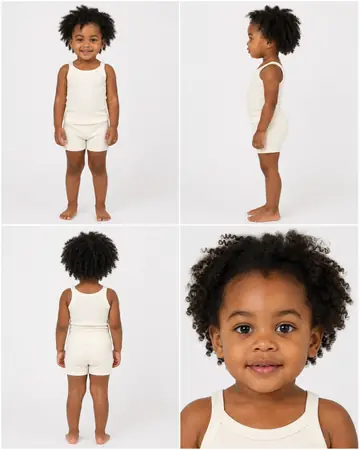
#> input picture assets/apparel-model-presets/01_toddler/female/toddler-female-african-002-069fa8f6-efa7.thumb.webp, 360 x 450 px
$ python -i local_chroma.py   (imports and definitions only)
#> lines starting #> are read from the running program, lines starting #| are printed output that depends on the picture; after the words box and inside, x2 and y2 are one past the last pixel; in counts of white or black regions, pixels touching at a corner belong together
### apps/worker/app/background_removal/types.py
from __future__ import annotations

from dataclasses import dataclass, field
from typing import Any, Protocol, cast

from PIL import Image as PILImage


class IntPixelAccess(Protocol):
    def __getitem__(self, xy: tuple[int, int], /) -> int: ...


class RgbPixelAccess(Protocol):
    def __getitem__(self, xy: tuple[int, int], /) -> tuple[int, int, int]: ...


def int_pixel_access(image: PILImage.Image) -> IntPixelAccess:
    return cast(IntPixelAccess, image.load())


def rgb_pixel_access(image: PILImage.Image) -> RgbPixelAccess:
    return cast(RgbPixelAccess, image.load())


@dataclass
class BackgroundRemovalResult:
    rgba: PILImage.Image
    alpha_mask: PILImage.Image
    provider: str
    confidence: float | None = None
    meta: dict[str, Any] = field(default_factory=dict)

    # [6 lines left out: function close, not called in this run]


class BackgroundRemovalProvider(Protocol):
    name: str

    async def remove_background(
        self,
        image: PILImage.Image,
        *,
        prompt: str | None = None,
    ) -> BackgroundRemovalResult | None:
        ...


@dataclass
class TransparentQcReport:
    passed: bool
    score: float
    failure_reasons: list[str]
    warnings: list[str]
    foreground_bbox: tuple[int, int, int, int] | None
    alpha_coverage: float
    border_alpha_max: int
    largest_component_ratio: float | None

    # [15 lines left out: function to_dict, not called in this run]


@dataclass
class TransparentPipelineOutput:
    rgba_png: bytes
    alpha_mask_png: bytes
    width: int
    height: int
    provider: str
    qc: TransparentQcReport


class TransparentPipelineFailure(Exception):
    # [4 lines left out: function __init__, not called in this run]

### apps/worker/app/background_removal/local_chroma.py
from __future__ import annotations

import asyncio
import statistics
from typing import cast

from PIL import Image as PILImage
from PIL import ImageChops
from PIL import ImageDraw
from PIL import ImageFilter

from .types import BackgroundRemovalResult, rgb_pixel_access


def _edge_pixels(rgb: PILImage.Image) -> list[tuple[int, int, int]]:
    sample = rgb.copy()
    try:
        sample.thumbnail((512, 512))
        width, height = sample.size
        if width < 2 or height < 2:
            return []
        pixels = rgb_pixel_access(sample)
        top_and_bottom = [
            pixel
            for x in range(width)
            for pixel in (pixels[x, 0], pixels[x, height - 1])
        ]
        sides = [
            pixel
            for y in range(1, height - 1)
            for pixel in (pixels[0, y], pixels[width - 1, y])
        ]
        return [*top_and_bottom, *sides]
    finally:
        sample.close()


def _background_color(
    edge_pixels: list[tuple[int, int, int]],
) -> tuple[int, int, int] | None:
    if not edge_pixels:
        return None
    channels = tuple(zip(*edge_pixels, strict=True))
    if max(statistics.pstdev(channel) for channel in channels) > 18:
        return None
    background = tuple(int(statistics.median(channel)) for channel in channels)
    close_count = sum(
        1
        for pixel in edge_pixels
        if max(abs(pixel[index] - background[index]) for index in range(3)) <= 24
    )
    if close_count / len(edge_pixels) < 0.86:
        return None
    return background


def _max_color_difference(
    rgb: PILImage.Image,
    background: tuple[int, int, int],
) -> PILImage.Image:
    bg_image = PILImage.new("RGB", rgb.size, background)
    diff = ImageChops.difference(rgb, bg_image)
    bg_image.close()
    channels = diff.split()
    max_diff = ImageChops.lighter(
        ImageChops.lighter(channels[0], channels[1]),
        channels[2],
    )
    diff.close()
    for channel in channels:
        channel.close()
    return max_diff


def _connected_background_mask(bg_like: PILImage.Image) -> PILImage.Image | None:
    fill_value = 128
    width, height = bg_like.size
    for x in range(width):
        if bg_like.getpixel((x, 0)) == 255:
            ImageDraw.floodfill(bg_like, (x, 0), fill_value)
        if bg_like.getpixel((x, height - 1)) == 255:
            ImageDraw.floodfill(bg_like, (x, height - 1), fill_value)
    for y in range(height):
        if bg_like.getpixel((0, y)) == 255:
            ImageDraw.floodfill(bg_like, (0, y), fill_value)
        if bg_like.getpixel((width - 1, y)) == 255:
            ImageDraw.floodfill(bg_like, (width - 1, y), fill_value)
    connected = bg_like.point(lambda value: 255 if value == fill_value else 0)
    if connected.getbbox() is None:
        connected.close()
        return None
    return connected


def recover_solid_background_transparency(
    orig: PILImage.Image,
) -> PILImage.Image | None:
    with orig.convert("RGB") as rgb:
        edge_pixels = _edge_pixels(rgb)
        background = _background_color(edge_pixels)
        if background is None:
            return None

        max_diff = _max_color_difference(rgb, background)
        soft_alpha = max_diff.point(
            lambda value: (
                0
                if value <= 10
                else 255
                if value >= 48
                else int(round((value - 10) * 255 / 38))
            )
        )
        bg_like = max_diff.point(lambda value: 255 if value <= 48 else 0)
        max_diff.close()

        connected_bg = _connected_background_mask(bg_like)
        bg_like.close()
        if connected_bg is None:
            soft_alpha.close()
            return None

        alpha = PILImage.new("L", rgb.size, 255)
        matte_mask = connected_bg.filter(ImageFilter.MaxFilter(5))
        connected_bg.close()
        alpha.paste(soft_alpha, mask=matte_mask)
        matte_mask.close()
        soft_alpha.close()
        alpha_min, _alpha_max = cast(tuple[int, int], alpha.getextrema())
        if alpha_min >= 255:
            alpha.close()
            return None

        rgba = rgb.convert("RGBA")
        rgba.putalpha(alpha)
        alpha.close()
        return rgba


class LocalChromaProvider:
    name = "local_chroma"

    async def remove_background(
        self,
        image: PILImage.Image,
        *,
        prompt: str | None = None,
    ) -> BackgroundRemovalResult | None:
        _ = prompt
        rgba = await asyncio.to_thread(recover_solid_background_transparency, image)
        if rgba is None:
            return None
        alpha_mask = rgba.getchannel("A")
        return BackgroundRemovalResult(
            rgba=rgba,
            alpha_mask=alpha_mask,
            provider=self.name,
        )

>>> from PIL import Image
>>> picture = Image.open('../../../../assets/apparel-model-presets/01_toddler/female/toddler-female-african-002-069fa8f6-efa7.thumb.webp')
#> picture is the input picture: PIL image 360x450 RGB; mean R, G, B 206, 193.4, 186.7
>>> result = recover_solid_background_transparency(picture)
#> in _edge_pixels, `top_and_bottom = [ pixel for x in range(width) for pixel in (pixels[x,..`: top_and_bottom = 720 items, first 6: (255, 255, 255), (255, 255, 255), (254, 254, 254), (254, 254, 254), (248, 248, 248), (255, 255, 255)
#> in _edge_pixels, `sides = [ pixel for y in range(1, height - 1) for pixel in (pixels[0, ..`: sides = 896 items, first 6: (254, 254, 254), (255, 255, 255), (248, 248, 248), (253, 253, 253), (245, 245, 245), (252, 251, 252)
#> in recover_solid_background_transparency, `edge_pixels = _edge_pixels(rgb)`: edge_pixels = 1616 items, first 6: (255, 255, 255), (255, 255, 255), (254, 254, 254), (254, 254, 254), (248, 248, 248), (255, 255, 255)
#> in _background_color, `background = tuple(int(statistics.median(channel)) for channel in chan..`: background = (254, 253, 254)
#> in _background_color, `close_count = sum( 1 for pixel in edge_pixels if max(abs(pixel[index] ..`: close_count = 1613
#> in recover_solid_background_transparency, `background = _background_color(edge_pixels)`: background = (254, 253, 254)
#> in _max_color_difference, `diff = ImageChops.difference(rgb, bg_image)`:
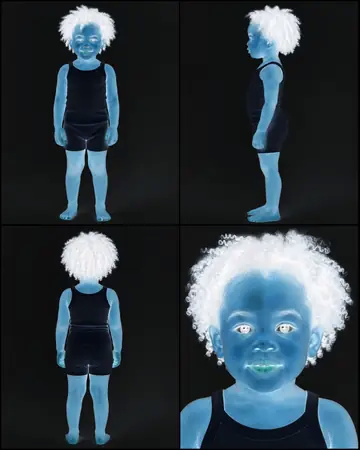
#> diff: PIL image 360x450 RGB; mean R, G, B 48.1, 59.6, 67.3
#> in _max_color_difference, `max_diff = ImageChops.lighter( ImageChops.lighter(channels[0], channel..`:
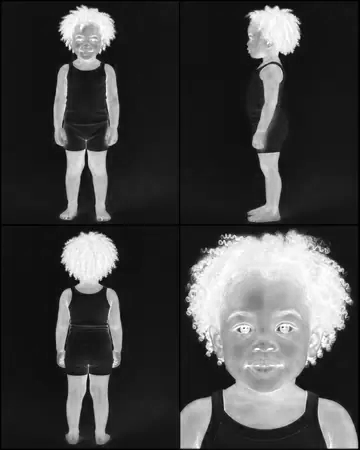
#> max_diff: PIL image 360x450 L; min 1, max 254, mean 67.4
#> the loop in _max_color_difference, `for channel in channels:` made 3 passes
#> in recover_solid_background_transparency, `soft_alpha = max_diff.point( lambda value: ( 0 if value <= 10 else 255..`:
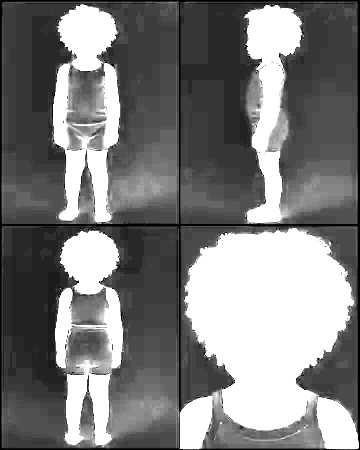
#> soft_alpha: PIL image 360x450 L; min 0, max 255, mean 125.6
#> in recover_solid_background_transparency, `bg_like = max_diff.point(lambda value: 255 if value <= 48 else 0)`:
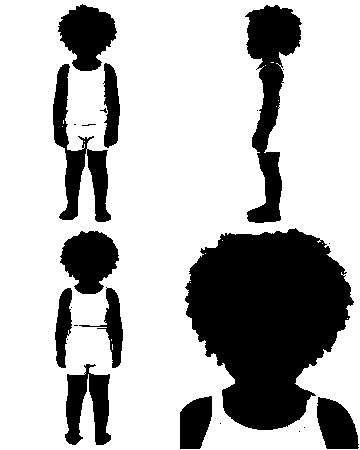
#> bg_like: PIL image 360x450 L; 72.2% white; 23 black regions (12 under 20 px), largest, box (x1, y1, x2, y2) and area: (185, 228, 354, 430) 23061, (245, 5, 302, 223) 5500, (53, 64, 111, 222) 3217
#> after the loop in _connected_background_mask, `for x in range(width):`:
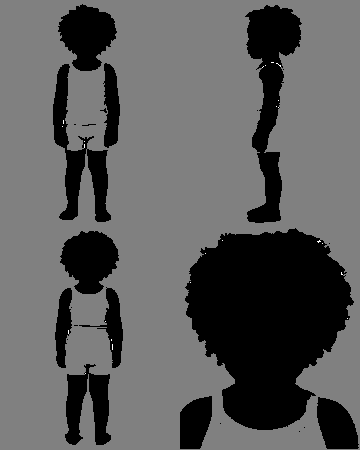
#> bg_like: PIL image 360x450 L; min 0, max 255, mean 92.4
#> in _connected_background_mask, `connected = bg_like.point(lambda value: 255 if value == fill_value els..`: connected: PIL image 360x450 L; 72.2% white; 23 black regions (12 under 20 px), largest, box (x1, y1, x2, y2) and area: (185, 228, 354, 430) 23076, (245, 5, 302, 223) 5515, (53, 64, 111, 222) 3227
#> in recover_solid_background_transparency, `alpha = PILImage.new("L", rgb.size, 255)`: alpha: PIL image 360x450 L; every value is 255
#> in recover_solid_background_transparency, `matte_mask = connected_bg.filter(ImageFilter.MaxFilter(5))`:
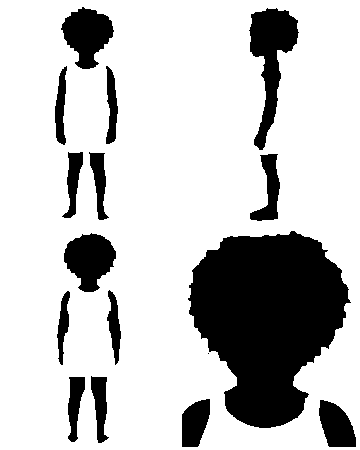
#> matte_mask: PIL image 360x450 L; 77.4% white; 16 black regions (1 under 20 px), largest, box (x1, y1, x2, y2) and area: (188, 231, 351, 428) 21259, (249, 8, 299, 150) 3110, (64, 233, 116, 292) 2037
#> in recover_solid_background_transparency, `alpha_min, _alpha_max = cast(tuple[int, int], alpha.getextrema())`: alpha_min = 0

$ run again, on assets/apparel-model-presets/01_toddler/female/toddler-female-east-asian-003-069fa1e9-83e6.thumb.webp
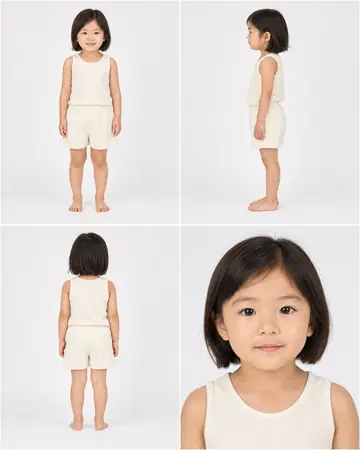
#> input picture assets/apparel-model-presets/01_toddler/female/toddler-female-east-asian-003-069fa1e9-83e6.thumb.webp, 360 x 450 px
#> picture is the input picture: PIL image 360x450 RGB; mean R, G, B 222.6, 213, 208.2
#> top_and_bottom = 720 items, first 6: (249, 249, 249), (252, 250, 250), (246, 246, 246), (248, 246, 247), (240, 240, 240), (247, 245, 246)
#> sides = 896 items, first 6: (246, 246, 246), (247, 245, 246), (240, 240, 240), (243, 240, 241), (236, 236, 236), (243, 240, 241)
#> edge_pixels = 1616 items, first 6: (249, 249, 249), (252, 250, 250), (246, 246, 246), (248, 246, 247), (240, 240, 240), (247, 245, 246)
#> in _background_color, `background = tuple(int(statistics.median(channel)) for channel in chan..`: background = (246, 244, 245)
#> close_count = 1529
#> in recover_solid_background_transparency, `background = _background_color(edge_pixels)`: background = (246, 244, 245)
#> the loop in _max_color_difference, `for channel in channels:` made 3 passes
#> connected: PIL image 360x450 L; 79.5% white; 25 black regions (9 under 20 px), largest, box (x1, y1, x2, y2) and area: (203, 235, 333, 413) 16879, (246, 8, 290, 141) 2792, (71, 8, 111, 63) 1710
#> in recover_solid_background_transparency, `matte_mask = connected_bg.filter(ImageFilter.MaxFilter(5))`:
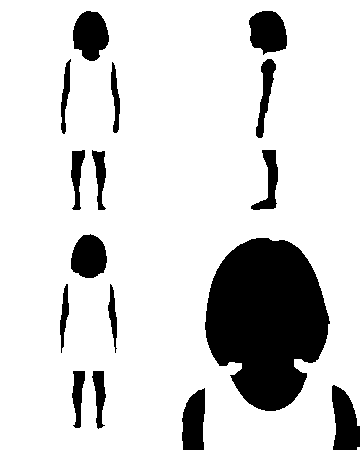
#> matte_mask: PIL image 360x450 L; 83.7% white; 16 black regions, largest, box (x1, y1, x2, y2) and area: (205, 238, 330, 411) 15506, (73, 11, 109, 61) 1327, (332, 385, 360, 450) 1320
#> alpha_min = 0
#> in recover_solid_background_transparency, `rgba.putalpha(alpha)`:
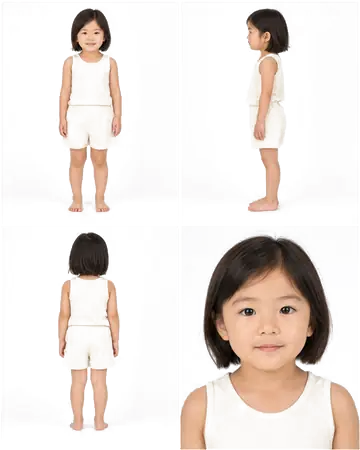
#> rgba: PIL image 360x450 RGBA; mean R, G, B, A 222.6, 213, 208.2, 68.8; transparent parts drawn white
